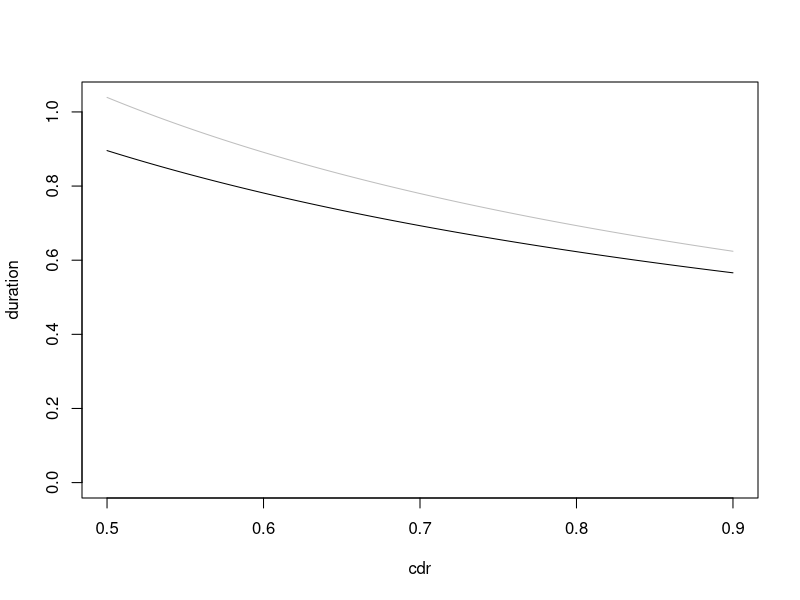

Generate this figure with R:
# fixed params
tsr = 0.8
tx_duration = 0.5
mu = 1/70

# variable cdr
cdr = seq(0.5,0.9,by = 0.0001)

# natural history (old)
recovery_sp_old = 0.15
mu_t_sp_old = 0.15

recovery_sn_old = 0.13
mu_t_sn_old = 0.018


# natural history (new)
recovery_sp = 0.19
mu_t_sp = 0.325

recovery_sn = 0.13
mu_t_sn = 0.018

duration_sp = 1/(recovery_sp + mu + mu_t_sp + cdr*tsr/tx_duration)
duration_sn = 1/(recovery_sn + mu + mu_t_sn + cdr*tsr/tx_duration)
duration = 0.5*(duration_sn + duration_sp)

ymax = max(duration_sn)

plot(cdr, duration, type='l',ylim=c(0,ymax))
lines(cdr, duration_sn, col='gray')
